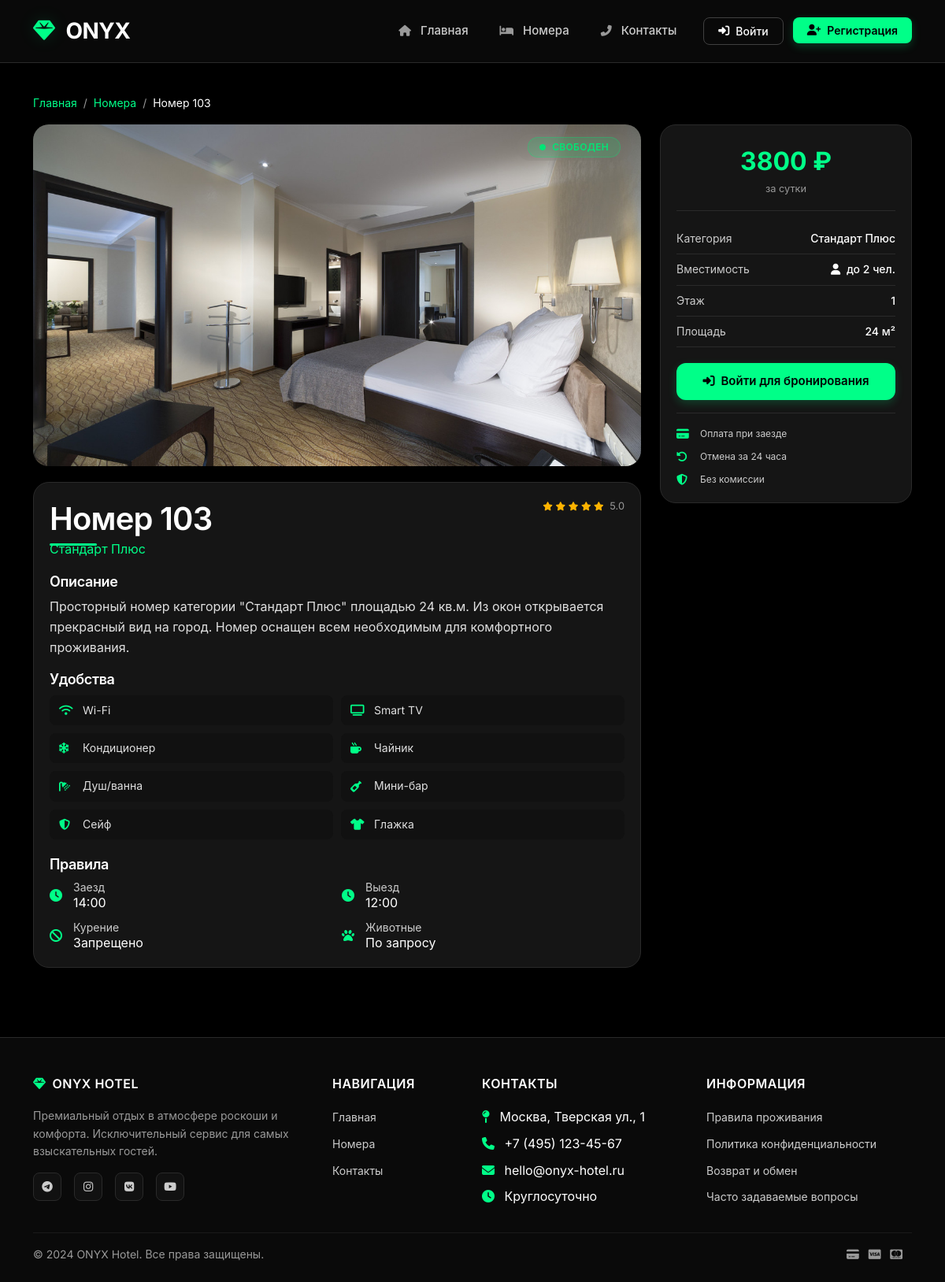
Page /room/RM003 on the committed database.
### tables this page shows
CREATE TABLE Номера (
        Код INTEGER PRIMARY KEY AUTOINCREMENT,
        ID_Номера TEXT UNIQUE NOT NULL,
        Номер_Комнаты TEXT NOT NULL UNIQUE,
        Категория TEXT NOT NULL,
        Вместимость INTEGER NOT NULL,
        Цена_за_сутки REAL NOT NULL,
        Статус TEXT DEFAULT 'Свободен',
        Этаж INTEGER,
        Изображение TEXT DEFAULT 'default-room.jpg'
    );

### app.py (the view)
@app.route('/room/<string:room_id>')
def room_detail(room_id):
    try:
        sync_room_statuses()
        conn = get_db()
        cursor = conn.cursor()
        cursor.execute("SELECT * FROM Номера WHERE ID_Номера = ?", (room_id,))
        room = cursor.fetchone()
        if not room:
            flash('Номер не найден', 'danger')
            conn.close()
            return redirect(url_for('index'))
        conn.close()
        return render_template('room_detail.html', room=room)
    except Exception as e:
        flash(f'Ошибка при загрузке номера: {str(e)}', 'danger')
        return redirect(url_for('index'))

### app.py (called while the page is built)
def get_db():
    conn = sqlite3.connect(DB_NAME)
    conn.row_factory = sqlite3.Row
    return conn

### templates/room_detail.html (shortened to what this page needs)
{% extends "base.html" %}
{% block content %}
<div class="container py-4">
    <nav aria-label="breadcrumb">
        <ol class="breadcrumb">
            <li class="breadcrumb-item"><a href="{{ url_for('index') }}">Главная</a></li>
            <li class="breadcrumb-item"><a href="{{ url_for('search_rooms') }}">Номера</a></li>
            <li class="breadcrumb-item active text-white">Номер {{ room['Номер_Комнаты'] }}</li>
        </ol>
    </nav>
    <div class="room-detail-grid">
        <div class="room-detail-left">
            <div class="image-container">
                <img src="{{ get_room_image(room['Номер_Комнаты']) }}"
                     class="room-detail-image"
                     alt="Номер {{ room['Номер_Комнаты'] }}"
                     onerror="this.src='{{ url_for('static', filename='images/rooms/default.jpg') }}'">
                <div class="status-badge">
                    <span class="badge bg-{{ 'success' if room['Статус'] == 'Свободен' else 'warning' if room['Статус'] == 'Будет занят' else 'danger' }}">
                        <i class="fas fa-circle me-1" style="font-size: 0.5rem;"></i>
                        {{ room['Статус'] }}
                    </span>
                </div>
            </div>
            <div class="description-card">
                <div class="d-flex justify-content-between align-items-start mb-3">
                    <div>
                        <h2 class="text-white mb-0">Номер {{ room['Номер_Комнаты'] }}</h2>
                        <p class="text-primary mb-0">{{ room['Категория'] }}</p>
                    </div>
                    <div class="rating">
                        <i class="fas fa-star text-warning"></i>
                        <i class="fas fa-star text-warning"></i>
                        <i class="fas fa-star text-warning"></i>
                        <i class="fas fa-star text-warning"></i>
                        <i class="fas fa-star text-warning"></i>
                        <span class="text-muted ms-1">5.0</span>
                    </div>
                </div>
                <h5 class="text-white mb-2">Описание</h5>
                <p class="text-light mb-3">
                    Просторный номер категории "{{ room['Категория'] }}" площадью {{ room['Вместимость'] * 12 }} кв.м.
                    Из окон открывается прекрасный вид на город. Номер оснащен всем необходимым для комфортного проживания.
                </p>
                <h5 class="text-white mb-2">Удобства</h5>
                <div class="amenities-grid">
                    <div class="amenity-item">
                        <i class="fas fa-wifi text-primary"></i>
                        <span>Wi-Fi</span>
                    </div>
                    <div class="amenity-item">
                        <i class="fas fa-tv text-primary"></i>
                        <span>Smart TV</span>
                    </div>
                    <div class="amenity-item">
                        <i class="fas fa-snowflake text-primary"></i>
                        <span>Кондиционер</span>
                    </div>
                    <div class="amenity-item">
                        <i class="fas fa-mug-hot text-primary"></i>
                        <span>Чайник</span>
                    </div>
                    <div class="amenity-item">
                        <i class="fas fa-shower text-primary"></i>
                        <span>Душ/ванна</span>
                    </div>
                    <div class="amenity-item">
                        <i class="fas fa-wine-bottle text-primary"></i>
                        <span>Мини-бар</span>
                    </div>
                    <div class="amenity-item">
                        <i class="fas fa-shield-alt text-primary"></i>
                        <span>Сейф</span>
                    </div>
                    <div class="amenity-item">
                        <i class="fas fa-tshirt text-primary"></i>
                        <span>Глажка</span>
                    </div>
                </div>
                <h5 class="text-white mb-2 mt-3">Правила</h5>
                <div class="rules-grid">
                    <div class="rule-item">
                        <i class="fas fa-clock text-primary"></i>
                        <div>
                            <div class="text-light small">Заезд</div>
                            <div class="text-white">14:00</div>
                        </div>
                    </div>
                    <div class="rule-item">
                        <i class="fas fa-clock text-primary"></i>
                        <div>
                            <div class="text-light small">Выезд</div>
                            <div class="text-white">12:00</div>
                        </div>
                    </div>
                    <div class="rule-item">
                        <i class="fas fa-ban text-primary"></i>
                        <div>
                            <div class="text-light small">Курение</div>
                            <div class="text-white">Запрещено</div>
                        </div>
                    </div>
                    <div class="rule-item">
                        <i class="fas fa-paw text-primary"></i>
                        <div>
                            <div class="text-light small">Животные</div>
                            <div class="text-white">По запросу</div>
                        </div>
                    </div>
                </div>
            </div>
        </div>
        <div class="room-detail-right">
            <div class="booking-card">
                <div class="price-block">
                    <div class="price">{{ "%.0f"|format(room['Цена_за_сутки']) }} ₽</div>
                    <div class="price-period">за сутки</div>
                </div>
                <div class="info-row">
                    <span class="info-label">Категория</span>
                    <span class="info-value">{{ room['Категория'] }}</span>
                </div>
                <div class="info-row">
                    <span class="info-label">Вместимость</span>
                    <span class="info-value"><i class="fas fa-user me-1"></i> до {{ room['Вместимость'] }} чел.</span>
                </div>
                <div class="info-row">
                    <span class="info-label">Этаж</span>
                    <span class="info-value">{{ room['Этаж'] }}</span>
                </div>
                <div class="info-row">
                    <span class="info-label">Площадь</span>
                    <span class="info-value">{{ room['Вместимость'] * 12 }} м²</span>
                </div>
                {% if room['Статус'] == 'Свободен' %}
                    {% if session.client_id %}
                        <a href="{{ url_for('create_booking', room_id=room['ID_Номера']) }}"
                           class="btn btn-primary btn-block">
                            <i class="fas fa-calendar-check me-2"></i>Забронировать
                        </a>
                    {% else %}
                        <a href="{{ url_for('login') }}" class="btn btn-primary btn-block">
                            <i class="fas fa-sign-in-alt me-2"></i>Войти для бронирования
                        </a>
                    {% endif %}
                {% else %}
                    <button class="btn btn-secondary btn-block" disabled>
                        <i class="fas fa-lock me-2"></i>Номер недоступен
                    </button>
                {% endif %}
                <div class="features-list">
                    <div class="feature-item">
                        <i class="fas fa-credit-card text-primary"></i>
                        <span>Оплата при заезде</span>
                    </div>
                    <div class="feature-item">
                        <i class="fas fa-undo-alt text-primary"></i>
                        <span>Отмена за 24 часа</span>
                    </div>
                    <div class="feature-item">
                        <i class="fas fa-shield-alt text-primary"></i>
                        <span>Без комиссии</span>
                    </div>
                </div>
            </div>
        </div>
    </div>
</div>
{% endblock %}

### static/css/style.css (style rules this page uses)
:root { --bg-primary: #000000; --bg-secondary: #0a0a0a; --bg-tertiary: #111111; --bg-card: #151515; --bg-hover: #1e1e1e; --bg-glass: rgba(21, 21, 21, 0.95); --text-primary: #ffffff; --text-secondary: #cccccc; --text-muted: #999999; --text-light: #e0e0e0; --accent-primary: #00ff88; --accent-secondary: #00cc6a; --accent-dark: #00994f; --accent-glow: rgba(0, 255, 136, 0.15); --success: #00e676; --warning: #ffb300; --danger: #ff4444; --info: #00e5ff; --border-color: #2a2a2a; --border-light: #404040; --shadow-sm: 0 2px 8px rgba(0, 0, 0, 0.6); --shadow-md: 0 4px 16px rgba(0, 0, 0, 0.7); --shadow-lg: 0 8px 32px rgba(0, 0, 0, 0.8); --shadow-glow: 0 0 40px rgba(0, 255, 136, 0.15); --radius-xs: 4px; --radius-sm: 8px; --radius-md: 12px; --radius-lg: 20px; --radius-xl: 28px; --transition-fast: 0.2s ease; --transition-base: 0.3s ease; --transition-slow: 0.5s ease; }
* { margin: 0; padding: 0; box-sizing: border-box; }
html { scroll-behavior: smooth; }
body { font-family: 'Inter', -apple-system, BlinkMacSystemFont, sans-serif; background: var(--bg-primary); color: var(--text-primary); line-height: 1.6; -webkit-font-smoothing: antialiased; -moz-osx-font-smoothing: grayscale; min-height: 100vh; display: flex; flex-direction: column; }
h1, h2, h3, h4, h5, h6 { color: var(--text-primary); font-weight: 600; letter-spacing: -0.02em; line-height: 1.3; }
h2 { font-size: clamp(2rem, 4vw, 2.5rem); margin-bottom: 1.5rem; position: relative; display: inline-block; color: var(--text-primary); }
h2::after { content: ''; position: absolute; bottom: -8px; left: 0; width: 60px; height: 3px; background: var(--accent-primary); border-radius: 3px; }
h5 { font-size: 1.125rem; color: var(--text-primary); }
p { color: var(--text-light); margin-bottom: 1rem; }
.text-muted { color: var(--text-muted) !important; }
.text-light { color: var(--text-light) !important; }
a { color: var(--accent-primary); text-decoration: none; transition: var(--transition-fast); }
.btn { border-radius: var(--radius-md); padding: 0.625rem 1.5rem; font-weight: 500; font-size: 0.9375rem; transition: var(--transition-base); border: none; position: relative; overflow: hidden; display: inline-flex; align-items: center; justify-content: center; gap: 0.5rem; cursor: pointer; }
.btn-primary { background: var(--accent-primary); color: #000000 !important; font-weight: 600; box-shadow: 0 4px 12px rgba(0, 255, 136, 0.2); }
.btn-primary i { color: #000000; }
.badge { padding: 0.25rem 0.75rem; font-weight: 500; font-size: 0.75rem; border-radius: 20px; text-transform: uppercase; letter-spacing: 0.3px; display: inline-flex; align-items: center; gap: 0.25rem; }
.badge i { font-size: 0.625rem; }
.bg-success { background: rgba(0, 230, 118, 0.15) !important; color: var(--success) !important; border: 1px solid rgba(0, 230, 118, 0.3); }
.status-badge { position: absolute; top: 12px; right: 12px; padding: 0.25rem 0.875rem; font-size: 0.6875rem; font-weight: 600; border-radius: 20px; z-index: 10; backdrop-filter: blur(10px); text-transform: uppercase; letter-spacing: 0.5px; display: flex; align-items: center; gap: 0.25rem; }
.breadcrumb { padding: 1rem 0; background: transparent; margin-bottom: 0; }
.breadcrumb-item { font-size: 0.875rem; color: var(--text-muted); }
.breadcrumb-item a { color: var(--accent-primary); text-decoration: none; transition: var(--transition-fast); display: flex; align-items: center; gap: 0.5rem; }
.breadcrumb-item.active { color: var(--text-primary); }
.breadcrumb-item + .breadcrumb-item::before { color: var(--text-muted); content: "/"; }
small, .small { color: var(--text-secondary) !important; }
.text-primary { color: var(--accent-primary) !important; }
.text-warning { color: var(--warning) !important; }

### rows in the picture
Номера: Номер_Комнаты "103", Статус "СВОБОДЕН", Категория "Стандарт Плюс", room['Вместимость']*12 "24", Цена_за_сутки "3800", Вместимость "2", Этаж "1"
